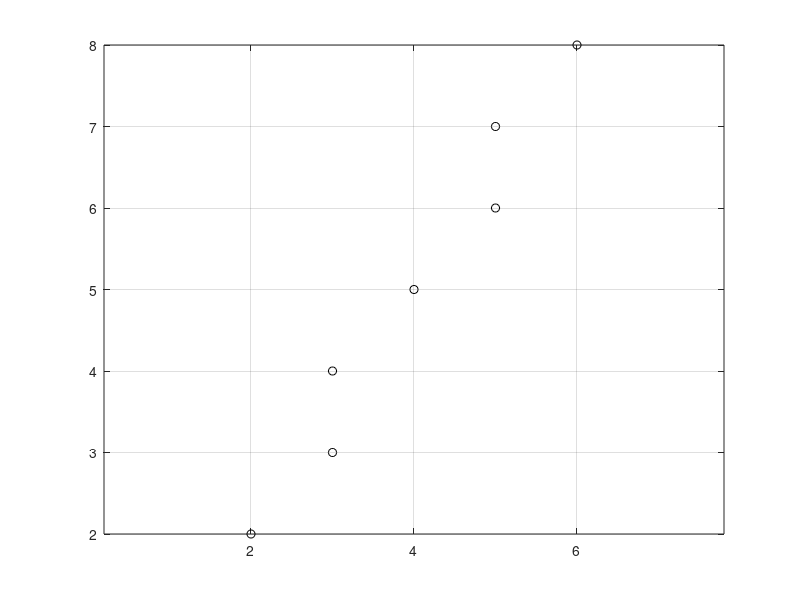

This chart was generated by the following MATLAB code:
%%
%% M I Jubair
%%

function midpointAlgo()
midpPointLine(2, 2, 6, 8);
end

function midpPointLine(x0, y0, x1, y1)

%% checking for which octant
oct = whichOctant(x0, y0, x1, y1);
disp(['Octant:', num2str(oct)]);

%% Necessary modifications for octant 2 and 6

if (oct == 2)
    [x0, y0] = swap(x0, y0);
    [x1, y1] = swap(x1, y1);
    
elseif (oct == 3)
    x0 = -x0;
    x1 = -x1;
    [x0, y0] = swap(x0, y0);
    [x1, y1] = swap(x1, y1);

elseif (oct == 4)
    x0 = -x0;
    x1 = -x1;
    
elseif (oct == 5)
    x0 = -x0;
    x1 = -x1;
    y0 = -y0;
    y1 = -y1;
    
elseif (oct == 6)
	%% Do it by yourself

elseif (oct == 7)
	%% Do it by yourself
    
elseif (oct == 8)
	%% Do it by yourself
end

%% Initialization

x = x0;
y = y0;

dx = x1-x0;
dy = y1-y0;
d = 2*dy-dx;
dE = 2*dy;
dNE = 2*(dy-dx);

%% Plotting according to octant
[xp, yp] = linePoints(oct, x, y);
figure; 
plot(xp, yp, 'ok');
%%
hold on;
pix = '     ';
disp('moves x  y  d');
disp('-----------')
disp([pix, num2str([xp yp d])]);



while (x<x1)
    if d<=0
        d = d+dE;
        pix = 'E   ';
    else
        y = y+1;
        d = d+dNE;
        pix = 'NE  ';
    end
    x=x+1;
    [xp, yp] = linePoints(oct, x, y);
    plot(xp, yp, 'ok');
    hold on;
    disp([pix, num2str([xp yp d])]);
end
hold off;
grid on;
axis equal;
end

%% Swap (x,y)
function [a, b] = swap(a, b)
temp=a;
a=b;
b=temp;
end


%% Which octant?
function oct = whichOctant(x0, y0, x1, y1)

m = (y1-y0)/(x1-x0);

if (m>=0 && m<=1 && x0<x1)
    oct = 1;
elseif (m>1 && y0<y1)
    oct = 2;
elseif (m<-1 && y0<y1)
    oct = 3;
elseif (m<=0 && m>=-1 && x1<x0)
    oct = 4;
elseif (m>0 && m<=1 && x1<x0)
    oct = 5;
elseif (m>1 && y1<y0)
    oct = 6;
elseif (m<-1 && y1<y0)
    oct = 7;
elseif (m<0 && m>=-1 && x0<x1)
    oct = 8;
else
    oct = 1;
end

end


%% Plot accordingly
function [xp, yp] = linePoints(oct, x, y)

if (oct == 2)
    xp=y;
    yp=x;
elseif (oct== 3)
    xp=-y;
    yp=x;
elseif (oct== 4)
    xp=-x;
    yp=y;
elseif (oct== 5)
    xp=-x;
    yp=-y;
elseif (oct== 6)
%% Do it by yourself
elseif (oct== 7)
%% Do it by yourself
elseif (oct== 8)
%% Do it by yourself
else
%% Do it by yourself
end

end